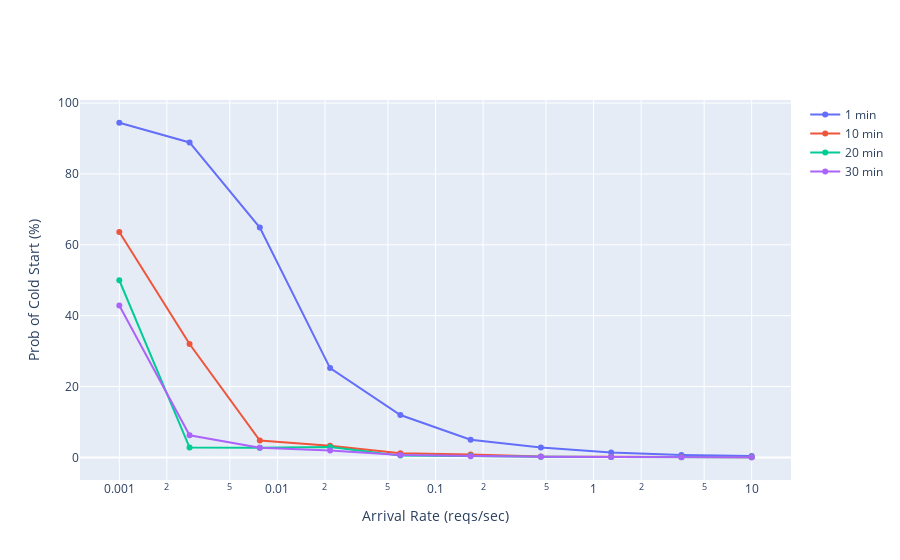

Notebook code for this chart:
### Code cell
plot_fig_for_col('prob_cold_percent', 'Prob of Cold Start (%)')

### Figure 1 — Plotly figure (JSON) as saved in the notebook; plotly's stock layout.template omitted (floating-point values rounded to 4 significant figures)
{"data": [{"mode": "markers+lines", "name": "1 min", "type": "scatter", "x": [0.001, 0.002783, 0.007743, 0.02154, 0.05995, 0.1668, 0.4642, 1.292, 3.594, 10], "y": [94.44, 88.89, 64.86, 25.21, 11.97, 5.006, 2.794, 1.367, 0.6796, 0.3728]}, {"mode": "markers+lines", "name": "10 min", "type": "scatter", "x": [0.001, 0.002783, 0.007743, 0.02154, 0.05995, 0.1668, 0.4642, 1.292, 3.594, 10], "y": [63.64, 32, 4.762, 3.271, 1.167, 0.8542, 0.259, 0.2166, 0.1141, 0.07206]}, {"mode": "markers+lines", "name": "20 min", "type": "scatter", "x": [0.001, 0.002783, 0.007743, 0.02154, 0.05995, 0.1668, 0.4642, 1.292, 3.594, 10], "y": [50, 2.778, 2.703, 2.927, 0.5042, 0.4614, 0.2139, 0.1166, 0.07211, 0.04816]}, {"mode": "markers+lines", "name": "30 min", "type": "scatter", "x": [0.001, 0.002783, 0.007743, 0.02154, 0.05995, 0.1668, 0.4642, 1.292, 3.594, 10], "y": [42.86, 6.25, 2.703, 1.923, 0.6803, 0.3576, 0.1962, 0.1088, 0.06646, 0.04392]}], "layout": {"xaxis": {"title": {"text": "Arrival Rate (reqs/sec)"}, "type": "log"}, "yaxis": {"title": {"text": "Prob of Cold Start (%)"}}}}
